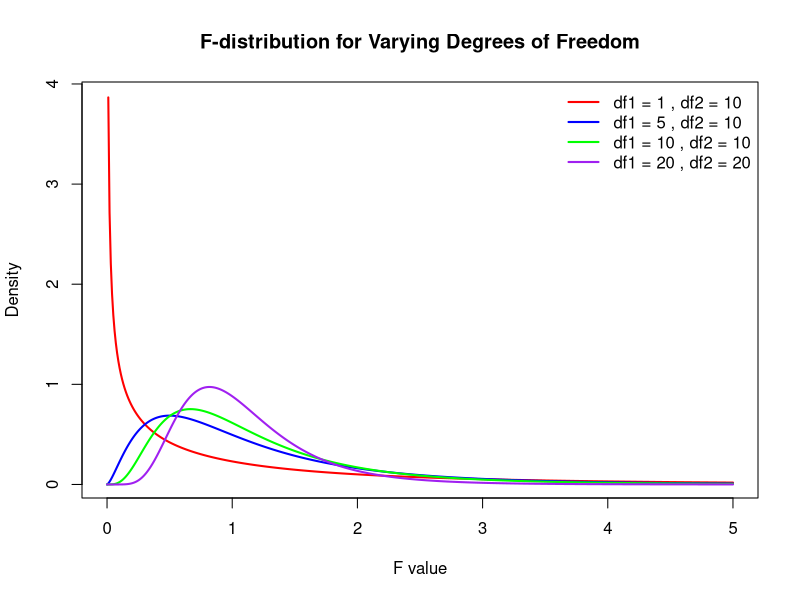
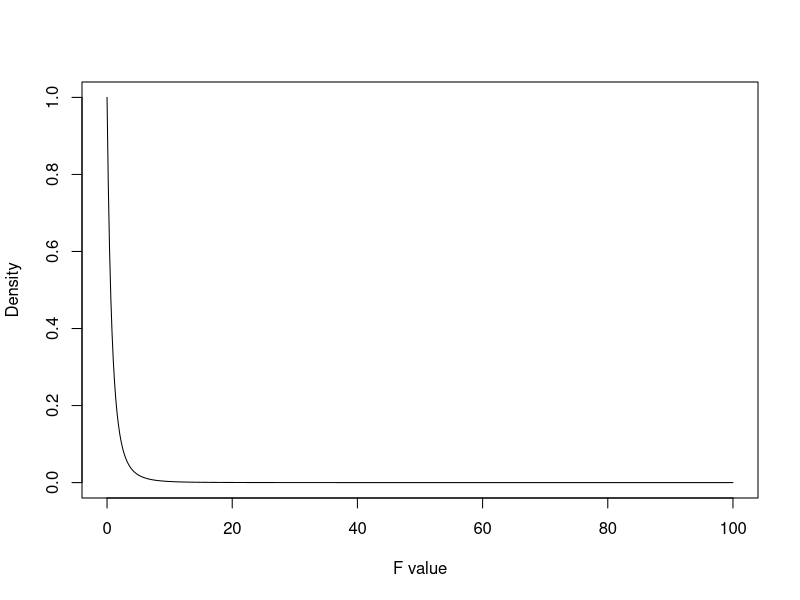
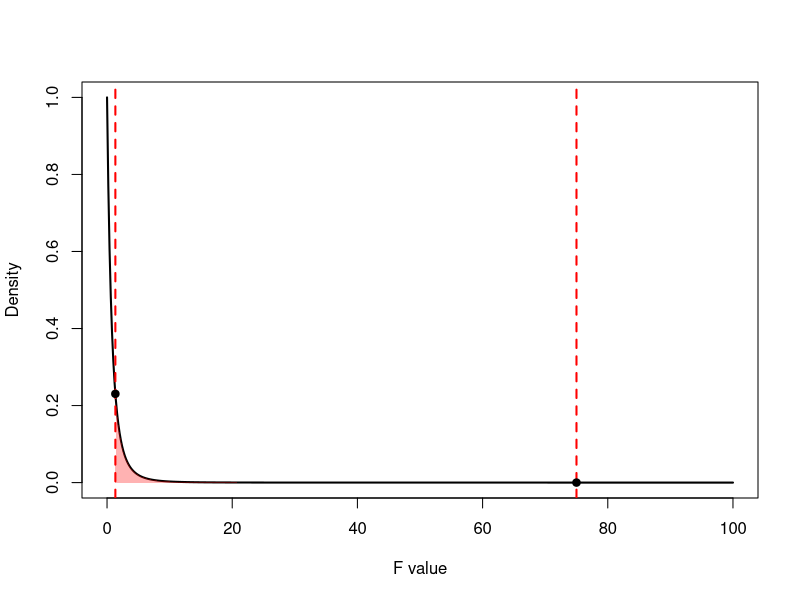

These figures' R source, in order:
## ---- chunk 1
#| code-fold: true

# Define the range of F-values
x <- seq(0, 5, length.out = 500)

# Define degrees of freedom pairs
df_pairs <- list(
  c(1, 10),
  c(5, 10),
  c(10, 10),
  c(20, 20)
)

# Define colors for different lines
colors <- c("red", "blue", "green", "purple")

# Create an empty plot
plot(x, df(x, df_pairs[[1]][1], df_pairs[[1]][2]), type="n",
     xlab="F value", ylab="Density",
     main="F-distribution for Varying Degrees of Freedom")

# Loop through df pairs and add lines
for (i in seq_along(df_pairs)) {
  lines(x, df(x, df_pairs[[i]][1], df_pairs[[i]][2]), col=colors[i], lwd=2)
}

# Add a legend
legend("topright", legend=paste("df1 =", sapply(df_pairs, `[[`, 1), ", df2 =", sapply(df_pairs, `[[`, 2)), 
       col=colors, lwd=2, bty="n")

## ---- chunk 2

# Experiment 1 data 
exp1data <- data.frame(species = rep(c("A","B","C"), each = 3),
                       response = c(40,42,38,48,50,52,58,62,60))

exp1_anova <- aov(response~species, data = exp1data)
summary(exp1_anova)

## ---- chunk 3
# Experiment 2 data 
exp2data <- data.frame(species = rep(c("A","B","C"), each = 3),
                       response = c(40,25,55,65,35,50,45,75,60))

exp2_anova <- aov(response~species, data = exp2data)
summary(exp2_anova)

## ---- chunk 4
#| code-fold: true
# Define the range of F-values
x <- seq(0, 100, length.out = 500)
y <- df(x, df1 = 2, df2 = 6)
plot(x, y, type="l",
     xlab="F value", ylab="Density",
     main="")

## ---- chunk 5
#| code-fold: true
# Define x values
x <- seq(0, 100, length.out = 500)
y <- df(x, df1 = 2, df2 = 6)

# Define test_stats
test_stats <- c(75, 1.33)

# Plot the F-distribution density curve
plot(x, y, type = "l", col = "black", lwd = 2,
     xlab = "F value", ylab = "Density",
     main = "")

# Add vertical lines at test_stats
abline(v = test_stats, col = "red", lty = 2, lwd = 2)

# Shade the areas to the right of the test_stats
polygon(c(test_stats[1], x[x >= test_stats[1]], max(x)), 
        c(0, y[x >= test_stats[1]], 0), col = rgb(0, 0, 1, 0.3), border = NA)

polygon(c(test_stats[2], x[x >= test_stats[2]], max(x)), 
        c(0, y[x >= test_stats[2]], 0), col = rgb(1, 0, 0, 0.3), border = NA)

# Add points at the critical values
points(test_stats, df(test_stats, df1 = 2, df2 = 6), pch = 19, col = "black")

## ---- chunk 6
f_statistic <- 1.33
df1 <- 2  # Numerator degrees of freedom
df2 <- 6  # Denominator degrees of freedom

# Upper-tail probability (right-tailed test)
p_value <- 1 - pf(f_statistic, df1, df2)
p_value
